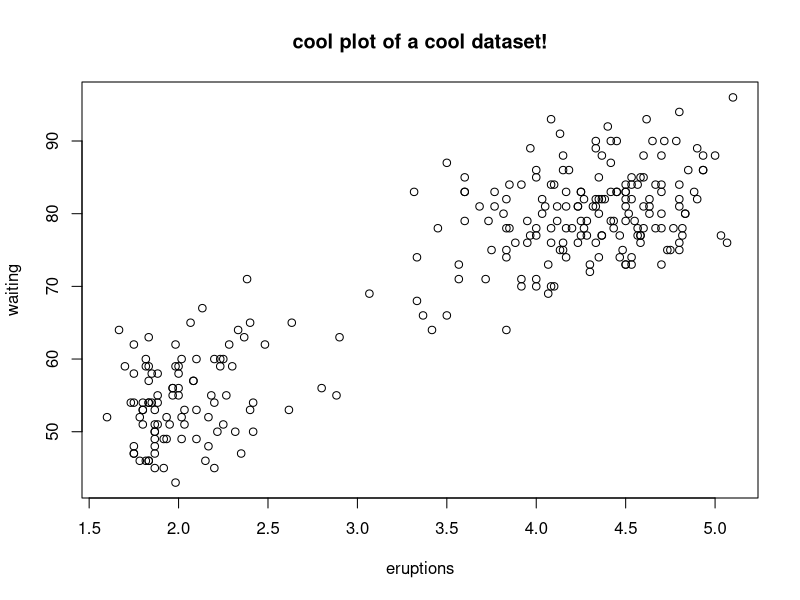

This chart was generated by the following R code:
## ---- chunk 1
knitr::opts_chunk$set(echo = TRUE)
## ---- chunk 2
faithful[1:5, ]
plot(faithful, main="cool plot of a cool dataset!")
